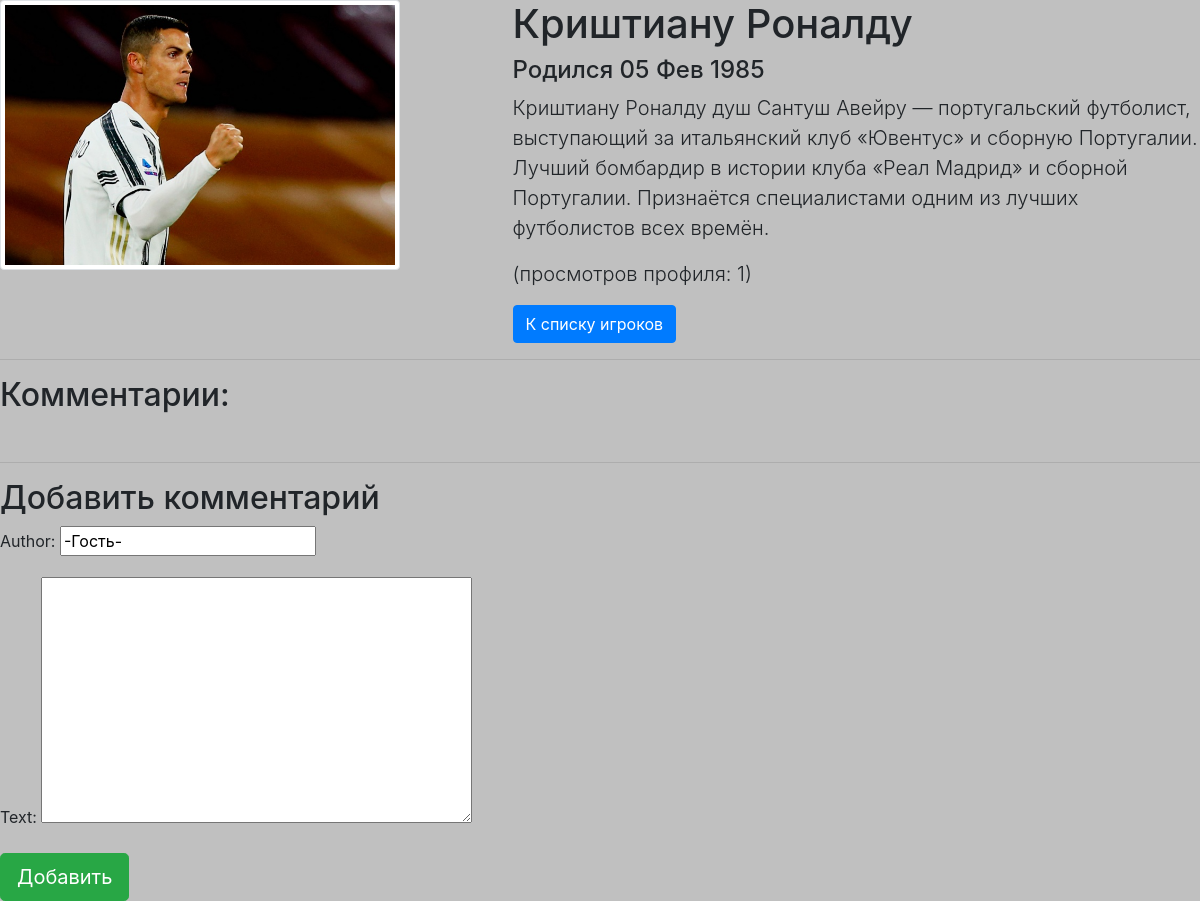
The page /players/1 on the database its author committed.
### player_info/models.py (models this page shows, shortened)
class Player(models.Model):
    name = models.CharField(max_length=50)
    birth = models.DateField()
    info = models.TextField()
    photo = models.ImageField(blank=True, null=True)

### player_info/views.py (the view, shortened to what this page needs)
# urls.py: path('players/<int:id>', views.player_page),
def player_page(request, id):
    player = Player.objects.filter(id=id)[0]
    comments = Comment.objects.filter(player=player)
    views_count = ProfileViewing.objects.filter(player=player).count()
    message = ''
    if request.method == 'GET':
        viewing = ProfileViewing()
        viewing.ip = get_client_ip(request)
        viewing.player = player
        is_exist_view = ProfileViewing.objects.filter(player=player, ip=viewing.ip).exists()
        if not is_exist_view:
            viewing.save()
            views_count += 1
    form = CommentForm()
    context = {
        'player': player,
        'comments': comments,
        'message': message,
        'form': form,
        'views_count': views_count
    }
    return render(request, 'player_info/player_page.html', context)

### player_info/forms.py
class CommentForm(forms.ModelForm):
    class Meta:
        model = Comment
        fields = ('author', 'text',)

### player_info/views.py (called while the page is built)
def get_client_ip(request):
    x_forwarded_for = request.META.get('HTTP_X_FORWARDED_FOR')
    if x_forwarded_for:
        ip = x_forwarded_for.split(',')[-1].strip()
    else:
        ip = request.META.get('REMOTE_ADDR')
    return ip

### player_info/templates/player_info/player_page.html (shortened to what this page needs)
{% extends "player_info/base.html" %}
{% block content %}
    <div class="row featurette">
        <div class = "col-md-5">
            <img src="{{ player.photo.url }}" class = "img-thumbnail" width="400">
        </div>
        <div class="col-md-7">
            <div class = "featurette-heading">
                <h1>{{ player.name }}</h1>
            </div>
            <div class="lead">
                <h4>Родился {{ player.birth|date:"d M Y" }}</h4>
                <p>{{ player.info|linebreaksbr }}</p>
                <p>(просмотров профиля: {{ views_count }})</p>
                <a href="." class="btn btn-primary btm-lh">К списку игроков</a>
            </div>
        </div>
    </div>
    <hr>
    <h2>Комментарии:</h2><br>
    <hr>
    <h2>Добавить комментарий</h2>
    <form method="post">
        {{ form.as_p }}
        <button type="submit" class="btn btn-success btn-lg">Добавить</button>
    </form>
{% endblock %}

### rows shown on the page
Player: photo (picture), name "Криштиану Роналду", birth "05 Фев 1985", info "Криштиану Роналду душ Сантуш Авейру — португальский футболист, выступающий за итальянский клуб «Ювентус» и сборную Португалии. Лучший бомбардир в истории клуба «Реал Мадрид» и сборной Португалии. Признаётся специалистами одним из лучших футболистов всех времён."

### other values the page prints
{{ views_count }} "1"
